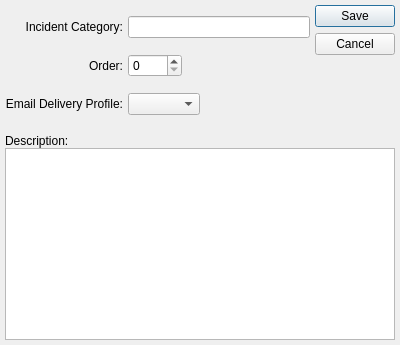
<?xml version="1.0" encoding="UTF-8"?>
<ui version="4.0">
 <comment>This file is part of the xTuple ERP: PostBooks Edition, a free and
open source Enterprise Resource Planning software suite,
Copyright (c) 1999-2010 by OpenMFG LLC, d/b/a xTuple.
It is licensed to you under the Common Public Attribution License
version 1.0, the full text of which (including xTuple-specific Exhibits)
is available at www.xtuple.com/CPAL.  By using this software, you agree
to be bound by its terms.</comment>
 <class>incidentCategory</class>
 <widget class="QDialog" name="incidentCategory">
  <property name="geometry">
   <rect>
    <x>0</x>
    <y>0</y>
    <width>400</width>
    <height>345</height>
   </rect>
  </property>
  <property name="windowTitle">
   <string>Incident Category</string>
  </property>
  <layout class="QGridLayout" name="gridLayout_2">
   <item row="0" column="0">
    <layout class="QGridLayout" name="gridLayout">
     <item row="0" column="0">
      <widget class="QLabel" name="_nameLit">
       <property name="text">
        <string>Incident Category:</string>
       </property>
       <property name="alignment">
        <set>Qt::AlignRight|Qt::AlignTrailing|Qt::AlignVCenter</set>
       </property>
       <property name="buddy">
        <cstring>_name</cstring>
       </property>
      </widget>
     </item>
     <item row="1" column="0">
      <widget class="QLabel" name="_orderLit">
       <property name="text">
        <string>Order:</string>
       </property>
       <property name="alignment">
        <set>Qt::AlignRight|Qt::AlignTrailing|Qt::AlignVCenter</set>
       </property>
      </widget>
     </item>
     <item row="2" column="0">
      <widget class="QLabel" name="_ediprofileLit">
       <property name="text">
        <string>Email Delivery Profile:</string>
       </property>
       <property name="alignment">
        <set>Qt::AlignRight|Qt::AlignTrailing|Qt::AlignVCenter</set>
       </property>
      </widget>
     </item>
     <item row="0" column="1">
      <widget class="XLineEdit" name="_name"/>
     </item>
     <item row="1" column="1">
      <layout class="QHBoxLayout">
       <property name="spacing">
        <number>5</number>
       </property>
       <item>
        <widget class="QSpinBox" name="_order">
         <property name="maximum">
          <number>9999</number>
         </property>
        </widget>
       </item>
       <item>
        <spacer>
         <property name="orientation">
          <enum>Qt::Horizontal</enum>
         </property>
         <property name="sizeType">
          <enum>QSizePolicy::Expanding</enum>
         </property>
         <property name="sizeHint" stdset="0">
          <size>
           <width>16</width>
           <height>22</height>
          </size>
         </property>
        </spacer>
       </item>
      </layout>
     </item>
     <item row="2" column="1">
      <layout class="QHBoxLayout" name="horizontalLayout">
       <item>
        <widget class="XComboBox" name="_ediprofile">
         <property name="allowNull">
          <bool>true</bool>
         </property>
         <property name="type">
          <enum>XComboBox::Adhoc</enum>
         </property>
        </widget>
       </item>
       <item>
        <spacer name="horizontalSpacer">
         <property name="orientation">
          <enum>Qt::Horizontal</enum>
         </property>
         <property name="sizeHint" stdset="0">
          <size>
           <width>40</width>
           <height>0</height>
          </size>
         </property>
        </spacer>
       </item>
      </layout>
     </item>
    </layout>
   </item>
   <item row="0" column="1">
    <widget class="QDialogButtonBox" name="_buttonBox">
     <property name="orientation">
      <enum>Qt::Vertical</enum>
     </property>
     <property name="standardButtons">
      <set>QDialogButtonBox::Cancel|QDialogButtonBox::Save</set>
     </property>
    </widget>
   </item>
   <item row="1" column="0" colspan="2">
    <layout class="QVBoxLayout" name="verticalLayout">
     <property name="spacing">
      <number>0</number>
     </property>
     <property name="bottomMargin">
      <number>0</number>
     </property>
     <item>
      <widget class="QLabel" name="_descripLit">
       <property name="text">
        <string>Description:</string>
       </property>
      </widget>
     </item>
     <item>
      <widget class="QTextEdit" name="_descrip">
       <property name="sizePolicy">
        <sizepolicy hsizetype="Expanding" vsizetype="Expanding">
         <horstretch>0</horstretch>
         <verstretch>1</verstretch>
        </sizepolicy>
       </property>
      </widget>
     </item>
    </layout>
   </item>
  </layout>
 </widget>
 <layoutdefault spacing="5" margin="5"/>
 <pixmapfunction>qPixmapFromMimeSource</pixmapfunction>
 <customwidgets>
  <customwidget>
   <class>XComboBox</class>
   <extends>QComboBox</extends>
   <header>xcombobox.h</header>
  </customwidget>
  <customwidget>
   <class>XLineEdit</class>
   <extends>QLineEdit</extends>
   <header>xlineedit.h</header>
   <container>1</container>
  </customwidget>
 </customwidgets>
 <resources/>
 <connections/>
</ui>
